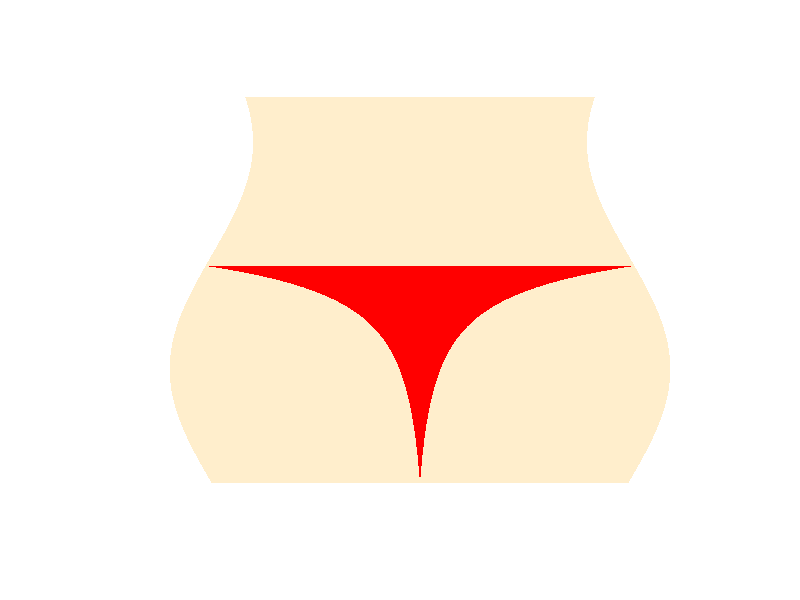

Source code (R):
## 绘制一个胖次

xrange = c(-15, 15)
yrange = c(0, 16)
#plot(0, xlim = xrange, ylim = yrange, type = "n")
plot(xrange, yrange, type="n", ann=FALSE, axes=FALSE) 
yr = seq(yrange[1], yrange[2], len = 50)
offsetFn = function(y) {    2 * sin(0 + y/3)}
offset = offsetFn(yr)
leftE = function(y) {    -10 - offsetFn(y)}
rightE = function(y) {    10 + offsetFn(y)}
xp = c(leftE(yr), rev(rightE(yr)))
yp = c(yr, rev(yr))
polygon(xp, yp, col = "#ffeecc", border = NA)
h = 9
xt = seq(0, rightE(h), len = 100)
yt = log(1 + log(1 + log(xt + 1)))
yt = yt - min(yt)
yt = h * yt/max(yt)
x = c(leftE(h), rightE(h), rev(xt), -xt)
y = c(h, h, rev(yt), yt)
polygon(x, y, col = "red", border = NA)
